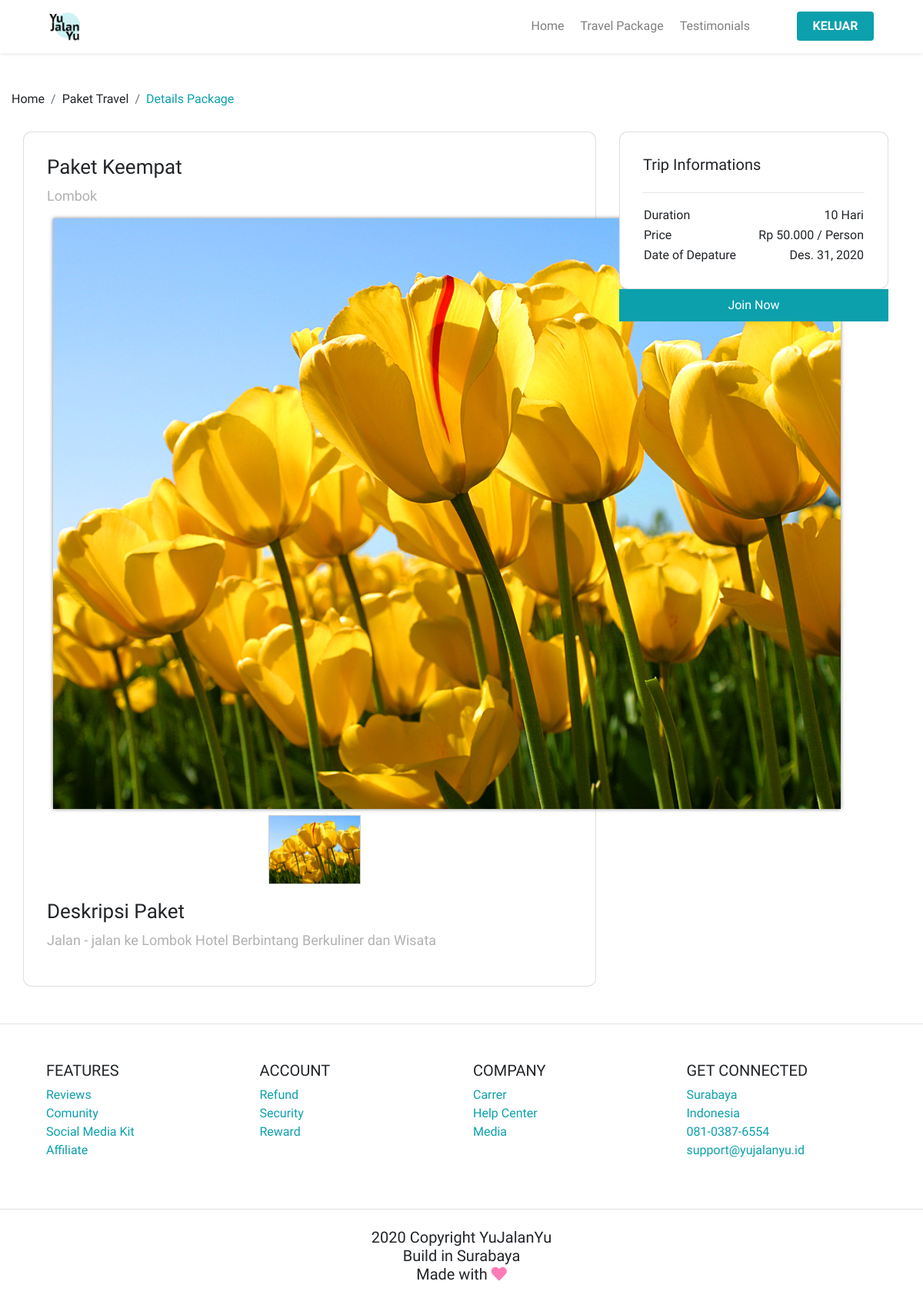
The page /paket/detail/paket-keempat (signed in) on the database as committed earlier.
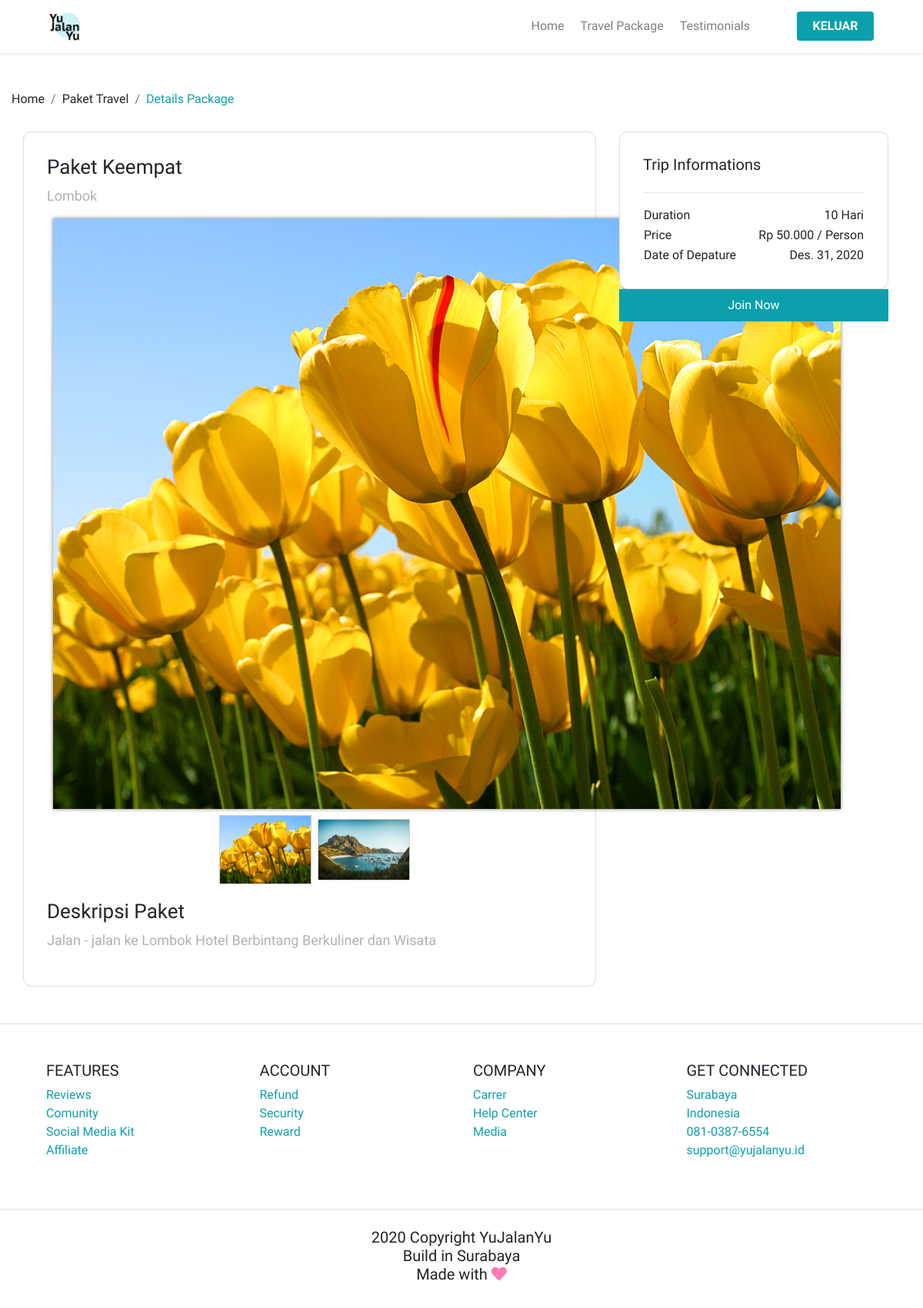
The same page on the database as committed later.
### Paket/models.py (models this page shows, shortened)
class modelPaket(models.Model):
	nama_paket = models.CharField(max_length=100)
	destinasi = models.CharField(max_length=100)
	about = models.TextField()
	harga = models.IntegerField()
	lama_hari = models.IntegerField()
	tgl_berangkat = models.DateField()
	tgl_dibuat = models.DateField(auto_now=True, editable=False)
	slug = models.SlugField(editable=False)

class imagesPaket(models.Model):
	id_paket = models.ForeignKey('modelPaket',related_name='images', on_delete=models.CASCADE)
	image = models.ImageField(null=True, blank=True)
	def getImage(self):
		return self.image.url

### Paket/views.py (the view)
# urls.py: re_path(r'^detail/(?P<slug>[\w-]+)$', DetailPaket.as_view(), name='detail'),
class DetailPaket(FormMixin, DetailView):
    form_class = TransaksiForm
    model = modelPaket
    initial={}
    template_name = 'paket/detailPaket.html'
    extra_context = {
        'title': 'DETAIL',
    }
    def get_initial(self):
        dataPaket = self.model.objects.get(slug=self.kwargs['slug'])
        print(self.request.user)
        self.initial={
            'paket':dataPaket.slug,
            'user':self.request.user.email
        }
        return self.initial.copy()

### Paket/templates/paket/detailPaket.html (shortened to what this page needs)
{% extends "PaketView.html" %}
{% load static %}
{% load humanize %}
{% block content %}
	<main>
		<section class="section-package-content mt-5">
			<div class="container">
			 <div class="row">
				 <div class="row p-0">
					 <nav>
						 <ol class="breadcrumb">
							 <li class="breadcrumb-item">
								 Home
							 </li>
							 <li class="breadcrumb-item">
							  Paket Travel
						  </li>
						  <li class="breadcrumb-item active">
							Details Package
						</li>
						 </ol>
					 </nav>
				 </div>
			 </div>
		</div>
		</section>
		<section class="section-package">
			<div class="container">
			  <div class="row">
				<div class="col-lg-8 pl-lg-0">
					<div class="card card-details">
						<h1>{{object.nama_paket}}</h1>
						<p>{{object.destinasi}}	</p>
						<div class="gallery ml-2">
							{% with object.images.all|first as pertama %}
							<div class="xzoom-container">
								   <img
									src="{{pertama.getImage}}"
									class="xzoom"
									id="xzoom-default"
									xoriginal="{{pertama.id}}">
							</div>
							<div class="xzoom-thumbs mt-2">
								{% for x in object.images.all %}
								<img
									src="{{x.getImage}}"
									class="xzoom-gallery"
									width="120"
									xpreview="{{pertama.id}}">
								{% endfor %}
							</div>
							{% endwith %}
						</div>
						<h1>Deskripsi Paket</h1>
						<p class="text-description">{{object.about}}</p>
			  </div>
			</div>
			<div class="col-lg-4">
			  <div class="card card-details card-right">
				  <h2>Trip Informations</h2>
				  <hr>
				  <table class="trip-information">
					  <tr>
						  <td width='50%'>Duration</td>
						  <td width='50%' class="text-right">
							 {{object.lama_hari}} Hari
						  </td>
					  </tr>
					  <tr>
						  <td width='40%'>Price</td>
						  <td width='70%' class="text-right">
						   Rp {{object.harga|intcomma}} / Person
						  </td>
					  </tr>
					  <tr>
						  <td width='50%'>Date of Depature</td>
						  <td width='50%' class="text-right">
							 {{object.tgl_berangkat}}
						  </td>
					  </tr>
				  </table>
		  </div>
		  <div class="join-container">
			  <button data-toggle="modal" data-target="#modalCheckout" class="btn btn-block btn-join-now mt-3 py-2">
				  Join Now
			  </button>
		   </div>
	   </div>
	  </div>
	  </div>
		  </section>
	</main>
{% endblock content %}

### templates/PaketView.html (shortened to what this page needs)
<!DOCTYPE html>
<html lang="en">
<head>
	{% include "./include/css.html" %}
</head>
<body>
	{% include './include/navbar.html' %}
	{% block content %}
	{% endblock content %}
	{% include './include/footer.html' %}
</body>
</html>

### templates/include/css.html (shortened to what this page needs)
{% load static %}
<link rel="stylesheet" href="{% static 'bootstrap/css/bootstrap.min.css' %}">
<link rel="stylesheet" href="{% static 'styles/main.css' %}">
<link rel="stylesheet" href="{% static 'xzoom/xzoom.css' %}">
<link rel="stylesheet" href="https://use.fontawesome.com/releases/v5.15.1/css/all.css">
<link rel="stylesheet" href="https://use.fontawesome.com/releases/v5.15.1/css/v4-shims.css">

### templates/include/navbar.html (shortened to what this page needs)
{% load static %}
<nav class="navbar navbar-expand-lg navbar-light shadow-sm">
  <a class="navbar-brand ml-5" href="#">
    <img src="{% static '/images/Logo.png' %}" alt="">
  </a>
  <div class="collapse navbar-collapse" id="navbarTogglerDemo02">
    <ul class="navbar-nav ml-auto mr-5 mt-2 mt-lg-0">
      <li class="nav-item">
        <a class="nav-link" href="{% url 'home' %}">Home</a>
      </li>
      <li class="nav-item">
        <a class="nav-link" href="{% url 'paket:view' %}">Travel Package</a>
      </li>
      <li class="nav-item">
        <a class="nav-link" href="{% url 'home' %}">Testimonials</a>
      </li>
    </ul>
      {% if user.is_authenticated %}
        <a class="btn btn-login mr-5" href="{% url "akun:logout" %}">KELUAR</a>
        {% else %}
        <button class="btn btn-login mr-5" data-toggle="modal" data-target="#modalLogin" href="#">MASUK</button>
      {% endif %}
  </div>
</nav>

### templates/include/modal.html (shortened to what this page needs)
{% load static %}

### templates/include/modal_checkout.html (shortened to what this page needs)
{% load static %}
{% load humanize %}

### templates/include/footer.html
{% load static %}
<footer class="section-footer mt-5 mb-4 border-top">
    <div class="container pt-5 pb-5">
        <div class="col-12">
            <div class="row">
                <div class="col-12 col-lg-3">
                    <h5>
                        FEATURES
                    </h5>
                    <ul class="list-unstyled">
                        <li><a href="#">Reviews</a></li>
                        <li><a href="#">Comunity</a></li>
                        <li><a href="#">Social Media Kit</a></li>
                        <li><a href="#">Affiliate</a></li>
                    </ul>
                </div>
                <div class="col-12 col-lg-3">
                    <h5>
                        ACCOUNT
                    </h5>
                    <ul class="list-unstyled">
                        <li><a href="#">Refund</a></li>
                        <li><a href="#">Security</a></li>
                        <li><a href="#">Reward</a></li>
                    </ul>
                </div>
                <div class="col-12 col-lg-3">
                    <h5>
                        COMPANY
                    </h5>
                    <ul class="list-unstyled">
                        <li><a href="#">Carrer</a></li>
                        <li><a href="#">Help Center</a></li>
                        <li><a href="#">Media</a></li>
                    </ul>
                </div>
                <div class="col-12 col-lg-3">
                    <h5>
                        GET CONNECTED
                    </h5>
                    <ul class="list-unstyled">
                        <li><a href="#">Surabaya</a></li>
                        <li><a href="#">Indonesia</a></li>
                        <li><a href="#">081-0387-6554</a></li>
                        <li><a href="#">support@yujalanyu.id</a></li>
                    </ul>
                </div>
            </div>
        </div>
    </div>
    <div class="container-fluid">
        <div class="row border-top justify-content-center align-items-center pt-4">
            <div class="col-auto text-gray-500 font-weight-light text-center">
              <h2>2020 Copyright YuJalanYu
                <br>
                Build in Surabaya
                <br> Made with
                <i class="fas fa-heart" style="color: rgb(252, 124, 183);"></i>
              </h2>
            </div>
        </div>
    </div>
  </footer>

### templates/include/js.html (shortened to what this page needs)
{% load static %}

### static/styles/main.css (style rules this page uses)
body { font-family: 'PT Sans Caption', sans-serif; }
.navbar-brand img { width: 40px; }
.btn-login { background-color: #0BA0AC; color: #ffffff; width: 100px; font-weight: bold; }
.nav-link { margin-right: 5px; }
.section-footer a { color: #0BA0AC; }
.section-package-content .breadcrumb { background-color: transparent; padding: 0; margin-bottom: 30px; }
.section-package-content .breadcrumb-item.active { color: #0BA0AC; }
.section-package { min-height: 1000px; }
.section-package .card-details { padding: 30px; border-radius: 11px; }
.section-package .join-container { margin-top: -16px; }
.section-package .btn-join-now { background-color: #0BA0AC; color: #ffffff; border-radius: 0; }
h1 { font-size: 26px; }
h2 { font-size: 20px; }
p { font-size: 18px; color: #b1b1b1; }

### static/xzoom/xzoom.css (style rules this page uses)
.xzoom-container { display: inline-block; }
.xzoom-thumbs { text-align: center; margin-bottom: 10px; }
.xzoom { -webkit-box-shadow: 0px 0px 5px 0px rgba(0,0,0,0.5); -moz-box-shadow: 0px 0px 5px 0px rgba(0,0,0,0.5); box-shadow: 0px 0px 5px 0px rgba(0,0,0,0.5); }
.xzoom-gallery, .xzoom-gallery2, .xzoom-gallery3, .xzoom-gallery4, .xzoom-gallery5 { border: 1px solid #cecece; margin-left: 5px; margin-bottom: 10px; }

Rows that differ between the two databases and show on the page:
added imagesPaket: getImage (picture)
